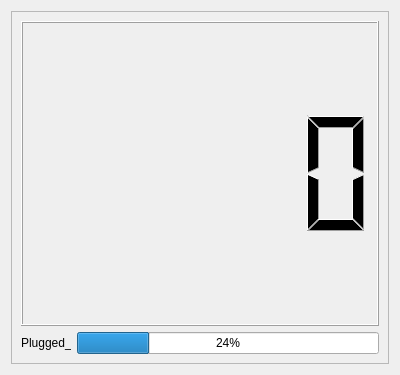
<?xml version="1.0" encoding="UTF-8"?>
<ui version="4.0">
 <class>battery_widget</class>
 <widget class="QWidget" name="battery_widget">
  <property name="geometry">
   <rect>
    <x>0</x>
    <y>0</y>
    <width>400</width>
    <height>375</height>
   </rect>
  </property>
  <property name="windowTitle">
   <string>battery_widget</string>
  </property>
  <layout class="QGridLayout" name="gridLayout_2">
   <item row="0" column="0">
    <layout class="QGridLayout" name="gridLayout">
     <item row="0" column="0">
      <widget class="QFrame" name="frame">
       <property name="frameShape">
        <enum>QFrame::StyledPanel</enum>
       </property>
       <property name="frameShadow">
        <enum>QFrame::Raised</enum>
       </property>
       <layout class="QGridLayout" name="gridLayout_4">
        <item row="0" column="0">
         <layout class="QGridLayout" name="gridLayout_3">
          <item row="0" column="0">
           <widget class="QLCDNumber" name="time_left">
            <property name="minimumSize">
             <size>
              <width>0</width>
              <height>300</height>
             </size>
            </property>
           </widget>
          </item>
          <item row="1" column="0">
           <layout class="QGridLayout" name="gridLayout_5">
            <item row="0" column="0">
             <widget class="QLabel" name="plugged_in">
              <property name="maximumSize">
               <size>
                <width>50</width>
                <height>75</height>
               </size>
              </property>
              <property name="text">
               <string>Plugged_IN</string>
              </property>
             </widget>
            </item>
            <item row="0" column="1">
             <widget class="QProgressBar" name="battery_level">
              <property name="value">
               <number>24</number>
              </property>
             </widget>
            </item>
           </layout>
          </item>
         </layout>
        </item>
       </layout>
      </widget>
     </item>
    </layout>
   </item>
  </layout>
 </widget>
 <resources/>
 <connections/>
</ui>
